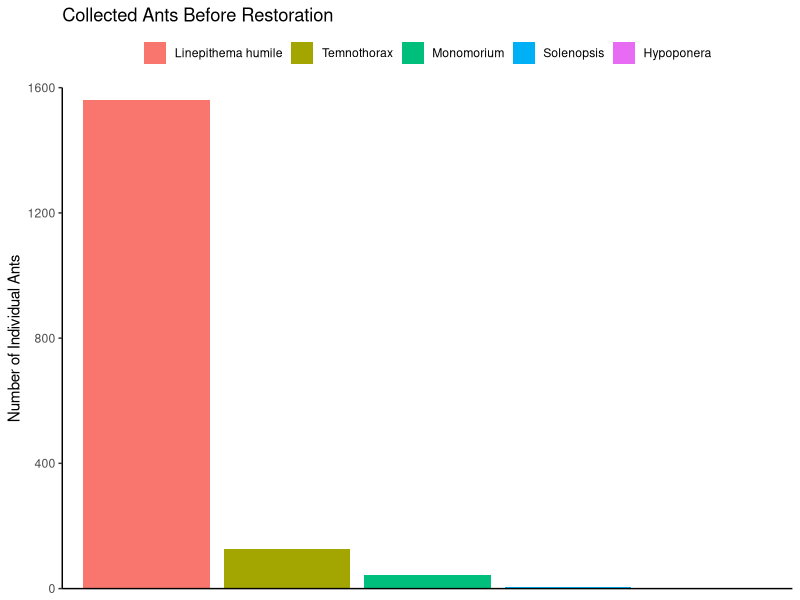
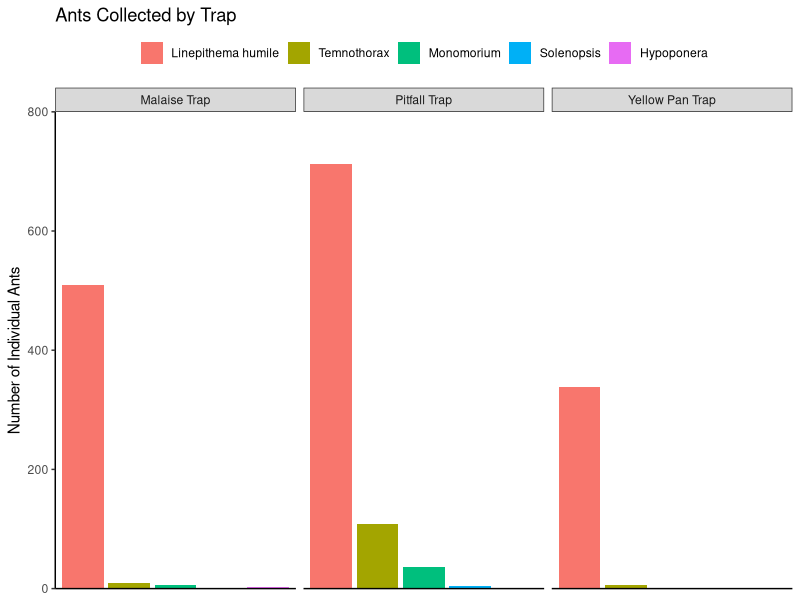
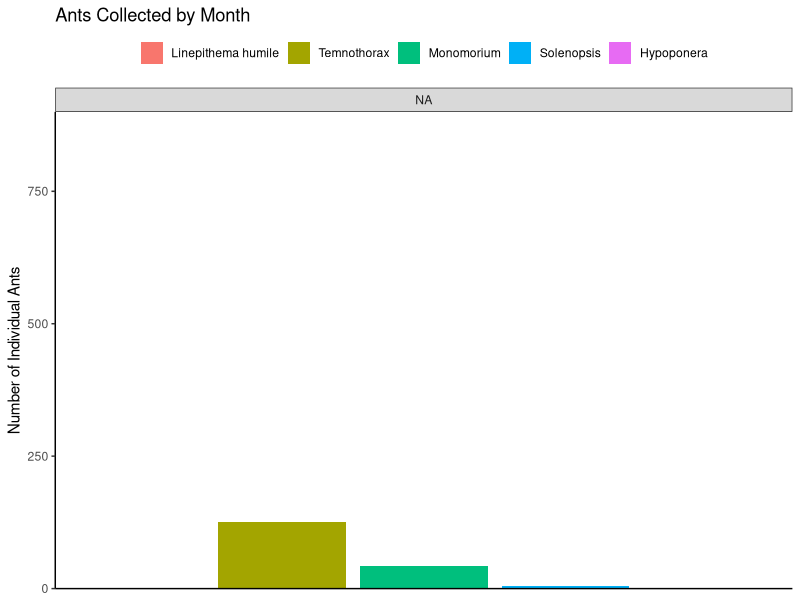
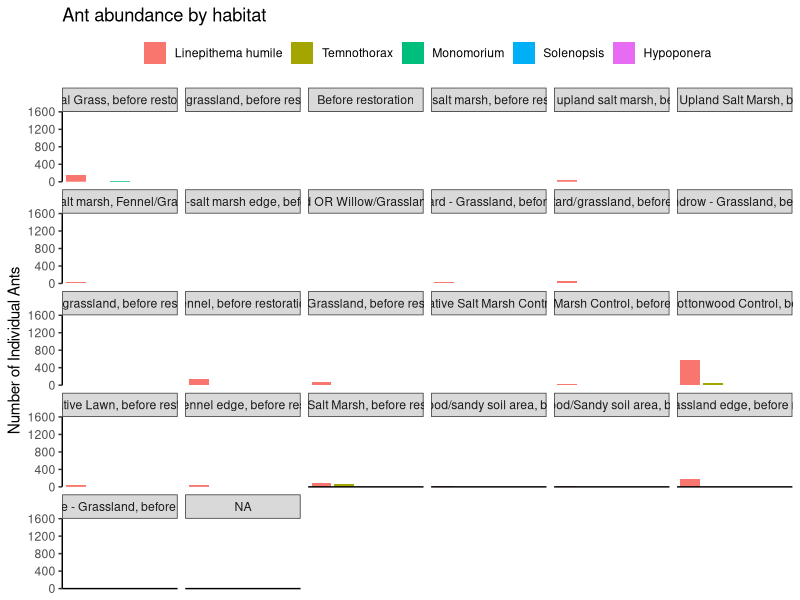
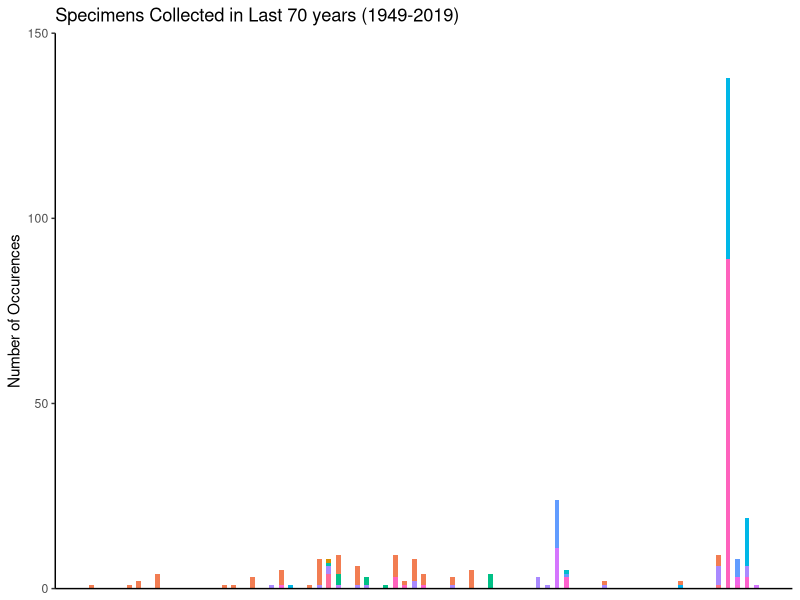

Source code (R) for these figures, in order:
## ---- chunk 1
knitr::opts_chunk$set(echo = TRUE)
## ---- chunk 2
library(tidyverse)
library(RColorBrewer)
library(forcats)
library(lubridate)
library(dbplyr)
## ---- chunk 3
allsbcoants<- read_csv("newsbcoants.csv")


#make df way less obnoxious
antssimple <-allsbcoants %>%
#selecting columns to keep for data analysis
  select(
    order, family, scientificName, year, month, eventDate, verbatimEventDate, samplingProtocol, habitat, country, stateProvince, county, municipality, decimalLatitude, decimalLongitude, recordedBy, individualCount)

#puts months in order numerically and abbr
antssimple$month = factor(antssimple$month, levels = month.name, labels = month.abb)

#sum of all individual ants from NCOS
sumant <- sum(antssimple$individualCount, na.rm = FALSE)

antsncos<-antssimple %>%
#excluded anything that doesnt have UCSB Arthropod Survey
  filter(recordedBy =="UCSB Arthropod Survey")%>%
#exluded anything that doesn't have a genera level determination
  filter(scientificName !="Formicidae")

#Filters out ants not identified to genus
antssimplegenera<-antssimple%>%
  filter(scientificName !="Formicidae")%>%
  filter(scientificName !="Myrmicinae")

#sum of all ants in ncos
sumantncos <- sum(antsncos$individualCount, na.rm = FALSE)

#this is just scientific names and individual count dataframe
antstotalncos<-antsncos %>%
  select(scientificName, individualCount)

#Temnothorax dataframe only, NCOS
temno<-antstotalncos%>%
  filter(scientificName == "Temnothorax")
#sum of individual Temnothorax
sumtemno<-sum(temno$individualCount)

#L. humile dataframe only, NCOS
lhumile<-antstotalncos%>%
  filter(scientificName=="Linepithema humile")
#sum of individual L. humile
sumlhumile<-sum(lhumile$individualCount)

#Solenopsis dataframe only, NCOS
solenopsis<-antstotalncos%>%
  filter(scientificName=="Solenopsis")
#sum of individual Solenopsis
sumsol<-sum(solenopsis$individualCount)

#Monomorium dataframe only, NCOS
mono<-antstotalncos%>%
  filter(scientificName=="Monomorium")
#sum of individual Monomorium
summono<-sum(mono$individualCount)

#Hypoponera dataframe only, NCOS
hypo<-antstotalncos%>%
  filter(scientificName=="Hypoponera")
#sum of individual Hypoponera
sumhypo<-sum(hypo$individualCount)

## ---- chunk 4
#Graph of each genus of ant with actual counts

scinameabund<- ggplot(mutate
                     (antsncos, scientificName = fct_infreq(scientificName))) + 
  geom_bar(
    aes(x = scientificName, fill= scientificName, weight=individualCount))+
  labs(x="Scientific Name", y="Number of Individual Ants", title = "Collected Ants Before Restoration") +
  theme_bw()+
  theme(legend.position = "top",
        legend.title = element_blank(),
        panel.border = element_blank(), 
        panel.grid.major = element_blank(),
        panel.grid.minor = element_blank(),
        axis.line = element_line(colour = "black"),
        axis.title.x=element_blank(),
        axis.text.x=element_blank(),
        axis.ticks.x=element_blank())+
  scale_y_continuous(expand = c(0,0), limits = c(0,1600))

scinameabund
########################################################################################
#Bar plot of trap type with actual counts

traptype <- scinameabund + facet_wrap(~samplingProtocol) +labs(title = "Ants Collected by Trap")+
  scale_y_continuous(expand = c(0,0), limits = c(0,800))
traptype

########################################################################################
#Plot of ants by month

yearant <- scinameabund + facet_wrap(~month) + labs(title = "Ants Collected by Month")+
  scale_y_continuous(expand = c(0,0), limits = c(0,900))
yearant

#######################################################################################
#Habitats need to be condensed

habant <- scinameabund + facet_wrap(~habitat) + labs(title = "Ant abundance by habitat")
habant

#######################################################################################
#Histogram of ant occurences and genus

ggplot(antssimplegenera, aes(x = year, fill=scientificName)) +
      geom_histogram(position = "identity", binwidth=0.5, na.rm = FALSE, show.legend = FALSE)+
  theme_bw()+
  theme(panel.border = element_blank(), 
        panel.grid.major = element_blank(),
        panel.grid.minor = element_blank(),
        axis.line = element_line(colour = "black"),
        axis.title.x=element_blank(),
        axis.text.x=element_blank(),
        axis.ticks.x=element_blank())+
  labs(x= "Year Collected", y= "Number of Occurences", title = "Specimens Collected in Last 70 years (1949-2019)")+
  scale_y_continuous(expand = c(0,0), limits = c(0,150))

#######################################################################################
